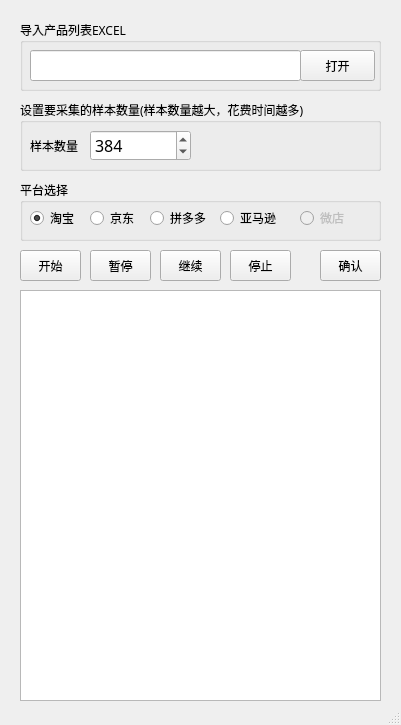
<?xml version="1.0" encoding="UTF-8"?>
<ui version="4.0">
 <class>MainWindow</class>
 <widget class="QMainWindow" name="MainWindow">
  <property name="geometry">
   <rect>
    <x>0</x>
    <y>0</y>
    <width>401</width>
    <height>725</height>
   </rect>
  </property>
  <property name="minimumSize">
   <size>
    <width>401</width>
    <height>725</height>
   </size>
  </property>
  <property name="maximumSize">
   <size>
    <width>491</width>
    <height>725</height>
   </size>
  </property>
  <property name="windowTitle">
   <string>森妃销售数据抓取工具</string>
  </property>
  <widget class="QWidget" name="centralwidget">
   <widget class="QGroupBox" name="groupBox">
    <property name="geometry">
     <rect>
      <x>20</x>
      <y>20</y>
      <width>361</width>
      <height>71</height>
     </rect>
    </property>
    <property name="font">
     <font>
      <family>微软雅黑</family>
     </font>
    </property>
    <property name="title">
     <string>导入产品列表EXCEL</string>
    </property>
    <widget class="QLineEdit" name="lineEdit_input_excel">
     <property name="geometry">
      <rect>
       <x>10</x>
       <y>30</y>
       <width>271</width>
       <height>31</height>
      </rect>
     </property>
     <property name="font">
      <font>
       <family>微软雅黑</family>
      </font>
     </property>
    </widget>
    <widget class="QPushButton" name="pushButton_select_excel">
     <property name="geometry">
      <rect>
       <x>280</x>
       <y>30</y>
       <width>75</width>
       <height>31</height>
      </rect>
     </property>
     <property name="font">
      <font>
       <family>微软雅黑</family>
      </font>
     </property>
     <property name="text">
      <string>打开</string>
     </property>
    </widget>
   </widget>
   <widget class="QGroupBox" name="groupBox_3">
    <property name="geometry">
     <rect>
      <x>20</x>
      <y>180</y>
      <width>361</width>
      <height>61</height>
     </rect>
    </property>
    <property name="font">
     <font>
      <family>微软雅黑</family>
     </font>
    </property>
    <property name="title">
     <string>平台选择</string>
    </property>
    <widget class="QRadioButton" name="radioButton_platform_tb">
     <property name="geometry">
      <rect>
       <x>10</x>
       <y>30</y>
       <width>51</width>
       <height>16</height>
      </rect>
     </property>
     <property name="font">
      <font>
       <family>微软雅黑</family>
      </font>
     </property>
     <property name="text">
      <string>淘宝</string>
     </property>
     <property name="checked">
      <bool>true</bool>
     </property>
    </widget>
    <widget class="QRadioButton" name="radioButton_platform_jd">
     <property name="geometry">
      <rect>
       <x>70</x>
       <y>30</y>
       <width>51</width>
       <height>16</height>
      </rect>
     </property>
     <property name="font">
      <font>
       <family>微软雅黑</family>
      </font>
     </property>
     <property name="text">
      <string>京东</string>
     </property>
    </widget>
    <widget class="QRadioButton" name="radioButton_platform_pdd">
     <property name="enabled">
      <bool>true</bool>
     </property>
     <property name="geometry">
      <rect>
       <x>130</x>
       <y>30</y>
       <width>61</width>
       <height>16</height>
      </rect>
     </property>
     <property name="font">
      <font>
       <family>微软雅黑</family>
      </font>
     </property>
     <property name="text">
      <string>拼多多</string>
     </property>
    </widget>
    <widget class="QRadioButton" name="radioButton_platform_am">
     <property name="enabled">
      <bool>true</bool>
     </property>
     <property name="geometry">
      <rect>
       <x>200</x>
       <y>30</y>
       <width>61</width>
       <height>16</height>
      </rect>
     </property>
     <property name="font">
      <font>
       <family>微软雅黑</family>
      </font>
     </property>
     <property name="text">
      <string>亚马逊</string>
     </property>
    </widget>
    <widget class="QRadioButton" name="radioButton_platform_wd">
     <property name="enabled">
      <bool>false</bool>
     </property>
     <property name="geometry">
      <rect>
       <x>280</x>
       <y>30</y>
       <width>51</width>
       <height>16</height>
      </rect>
     </property>
     <property name="font">
      <font>
       <family>微软雅黑</family>
      </font>
     </property>
     <property name="text">
      <string>微店</string>
     </property>
    </widget>
   </widget>
   <widget class="QPushButton" name="pushButton_start">
    <property name="geometry">
     <rect>
      <x>20</x>
      <y>250</y>
      <width>61</width>
      <height>31</height>
     </rect>
    </property>
    <property name="font">
     <font>
      <family>微软雅黑</family>
     </font>
    </property>
    <property name="text">
     <string>开始</string>
    </property>
   </widget>
   <widget class="QPushButton" name="pushButton_pause">
    <property name="geometry">
     <rect>
      <x>90</x>
      <y>250</y>
      <width>61</width>
      <height>31</height>
     </rect>
    </property>
    <property name="font">
     <font>
      <family>微软雅黑</family>
     </font>
    </property>
    <property name="text">
     <string>暂停</string>
    </property>
   </widget>
   <widget class="QPushButton" name="pushButton_stop">
    <property name="geometry">
     <rect>
      <x>230</x>
      <y>250</y>
      <width>61</width>
      <height>31</height>
     </rect>
    </property>
    <property name="font">
     <font>
      <family>微软雅黑</family>
     </font>
    </property>
    <property name="text">
     <string>停止</string>
    </property>
   </widget>
   <widget class="QTextBrowser" name="textBrowser">
    <property name="geometry">
     <rect>
      <x>20</x>
      <y>290</y>
      <width>361</width>
      <height>411</height>
     </rect>
    </property>
    <property name="font">
     <font>
      <family>微软雅黑</family>
     </font>
    </property>
   </widget>
   <widget class="QGroupBox" name="groupBox_4">
    <property name="geometry">
     <rect>
      <x>20</x>
      <y>100</y>
      <width>361</width>
      <height>71</height>
     </rect>
    </property>
    <property name="font">
     <font>
      <family>微软雅黑</family>
     </font>
    </property>
    <property name="title">
     <string>设置要采集的样本数量(样本数量越大，花费时间越多)</string>
    </property>
    <widget class="QSpinBox" name="spinBox_sales_count">
     <property name="geometry">
      <rect>
       <x>70</x>
       <y>30</y>
       <width>101</width>
       <height>31</height>
      </rect>
     </property>
     <property name="font">
      <font>
       <family>微软雅黑</family>
       <pointsize>12</pointsize>
      </font>
     </property>
     <property name="maximum">
      <number>9999</number>
     </property>
     <property name="value">
      <number>384</number>
     </property>
    </widget>
    <widget class="QLabel" name="label_5">
     <property name="geometry">
      <rect>
       <x>10</x>
       <y>30</y>
       <width>54</width>
       <height>31</height>
      </rect>
     </property>
     <property name="font">
      <font>
       <family>微软雅黑</family>
      </font>
     </property>
     <property name="text">
      <string>样本数量</string>
     </property>
    </widget>
   </widget>
   <widget class="QPushButton" name="pushButton_continue">
    <property name="geometry">
     <rect>
      <x>160</x>
      <y>250</y>
      <width>61</width>
      <height>31</height>
     </rect>
    </property>
    <property name="font">
     <font>
      <family>微软雅黑</family>
     </font>
    </property>
    <property name="text">
     <string>继续</string>
    </property>
   </widget>
   <widget class="QPushButton" name="pushButton_confirm">
    <property name="geometry">
     <rect>
      <x>320</x>
      <y>250</y>
      <width>61</width>
      <height>31</height>
     </rect>
    </property>
    <property name="font">
     <font>
      <family>微软雅黑</family>
     </font>
    </property>
    <property name="text">
     <string>确认</string>
    </property>
   </widget>
  </widget>
  <widget class="QStatusBar" name="statusbar"/>
 </widget>
 <resources/>
 <connections/>
</ui>
